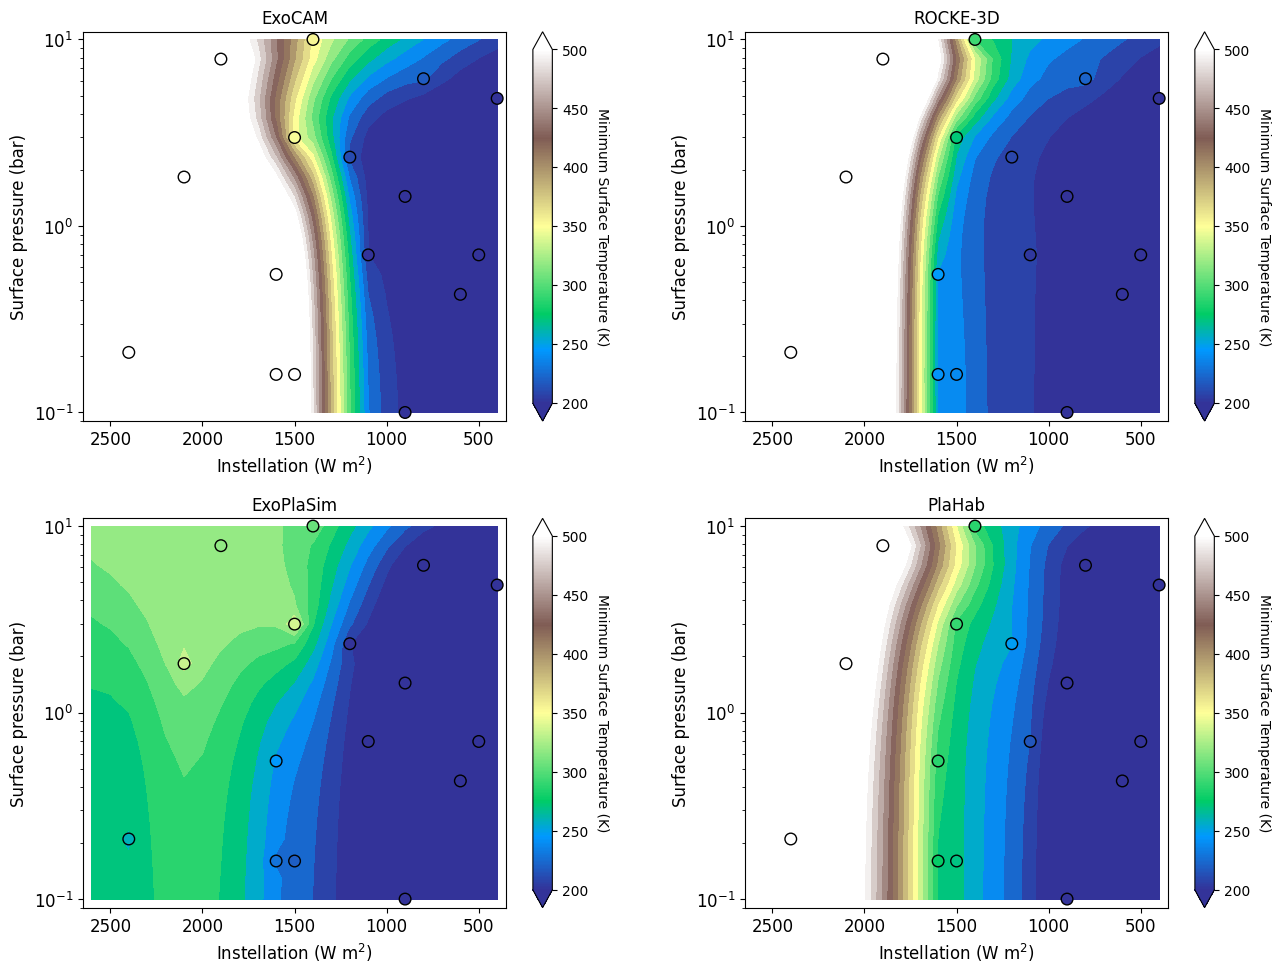

Write the Python code that produced this figure.
import numpy as np
import matplotlib as mpl
import matplotlib.pyplot as plt

from scipy.interpolate import CloughTocher2DInterpolator

import pykrige.kriging_tools as kt
from pykrige.ok import OrdinaryKriging
from pykrige.uk import UniversalKriging

runawaytemp = 600.0
contourmax  = 500.0
fluxscale   = 100

#flux = np.log( np.arange( 400, 2700, 100 ) )
#pn2  = np.log( np.array( [ 0.10, 0.13, 0.16, 0.21, 0.26, 0.34, 0.43, 0.55, 0.70, 0.89, 1.13, 1.44, 1.83, 2.34, 2.98, 3.79, 4.83, 6.16, 7.85, 10.0 ] ) )
flux = np.arange( 400, 2700, 100 ) / fluxscale
#flux = np.arange( 400, 2700, 100 )
pn2  = np.array( [ 0.10, 0.13, 0.16, 0.21, 0.26, 0.34, 0.43, 0.55, 0.70, 0.89, 1.13, 1.44, 1.83, 2.34, 2.98, 3.79, 4.83, 6.16, 7.85, 10.0 ] )

# QMC sequence 1 + sequence 2
#flux1  = np.log( np.array( [ 500, 1900, 2400, 1200, 1500, 2100, 1600, 800, 1100, 400, 900, 1500, 1600, 900, 600, 1400 ] ) )
#pres1  = np.log( np.array( [ 0.70, 7.85, 0.21, 2.34, 0.16, 1.83, 0.55, 6.16, 0.70, 4.83, 0.10, 2.98, 0.16, 1.44, 0.43, 10.0 ] ) )
flux1  = np.array( [ 500, 1900, 2400, 1200, 1500, 2100, 1600, 800, 1100, 400, 900, 1500, 1600, 900, 600, 1400 ] ) / fluxscale
#flux1  = np.array( [ 500, 1900, 2400, 1200, 1500, 2100, 1600, 800, 1100, 400, 900, 1500, 1600, 900, 600, 1400 ] )
pres1  = np.array( [ 0.70, 7.85, 0.21, 2.34, 0.16, 1.83, 0.55, 6.16, 0.70, 4.83, 0.10, 2.98, 0.16, 1.44, 0.43, 10.0 ] )

# Minimum Temperature from ExoPlaSim, ExoCAM, ROCKE-3D
plasim  = np.array( [ 124.6, 318.2, 259.5, 200.6, 219.0, 333.9, 245.5, 158.1, 182.1, 132.2, 133.5, 337.2, 229.0, 158.1, 122.5, 306.3 ] )
exocam  = np.array( [ 147.4, runawaytemp, runawaytemp, 211.1, runawaytemp, runawaytemp, runawaytemp, 218.2, 200.4, 166.5, 195.2, 348.2, runawaytemp, 183.2, 157.9, 353.8 ] )
rocke3d = 273.16 + np.array( [ -129.406, runawaytemp, runawaytemp, -64.612, -33.342, runawaytemp, -26.935, -51.890, -70.497, -97.390, -85.507, -0.835, -29.809, -85.369, -117.976, 20.372 ] )
plahab  = np.array( [ 150.0000, runawaytemp, runawaytemp, 247.8903, 269.2430, runawaytemp, 287.6475, 177.7665, 215.4244, 150.0000, 150.0000, 291.2116, 277.1293, 184.7641, 150.0000, 286.7990 ] )


# OPTIONAL: remove runaway cases
#runawaycases = np.where( exocam == runawaytemp )
#exocam = np.delete( exocam, runawaycases )
#plasim = np.delete( plasim, runawaycases )
#flux1  = np.delete( flux1,  runawaycases )
#pres1  = np.delete( pres1,  runawaycases )
#flux   = np.delete( flux, np.where( flux > 1500 ) )

#numplots = 2
#fig, (ax, ax2) = plt.subplots( 1, numplots, sharex=False, figsize = (15.0,4.75) )
#fig, (ax, ax2) = plt.subplots( 1, numplots, sharex=False, figsize = (14.0,4.75) )
#plt.rc('axes', titlesize=15)

fig, axd = plt.subplot_mosaic([['P1', 'P2' ],
                               ['P4', 'P5' ]],
                              figsize=(15.375, 11.375))
#fig, axd = plt.subplot_mosaic([['P1', 'P2', 'P3' ],
#                               ['P4', 'P5', 'P6' ]],
#                              figsize=(15.375, 9.375))

#cm = mpl.colormaps.get_cmap('cool')
cm = mpl.colormaps.get_cmap('terrain')

#--------------------------------------------------------------------
# ExoCAM Kriging

# OPTIONAL: set boundary condition for runaway at hot/high-pressure conditions 
#pres1  = np.append( pres1, 10.0 )
#flux1  = np.append( flux1, 2600 )
#exocam = np.append( exocam, runawaytemp )
#exocam = np.append( exocam, runawaytemp+100 )

OK = OrdinaryKriging(
    pres1,
    flux1,
    exocam,
    variogram_model="linear",
    verbose=True,
    enable_plotting=False,
    exact_values=True,
)

z1, ss = OK.execute("grid", pn2, flux)
xv, yv = np.meshgrid( pn2, flux )

#OK.display_variogram_model()

#--------------------------------------------------------------------
# ROCKE-3D Kriging

OK = OrdinaryKriging(
    pres1,
    flux1,
    rocke3d,
    variogram_model="linear",
    verbose=True,
    enable_plotting=False,
    exact_values=True,
)

R3_z1, R3_ss = OK.execute("grid", pn2, flux)

#--------------------------------------------------------------------
# ExoPlaSim Kriging

OK = OrdinaryKriging(
    pres1,
    flux1,
    plasim,
    variogram_model="linear",
    verbose=True,
    enable_plotting=False,
    exact_values=True,
)

#PlaSim_z1, PlaSim_ss = OK.execute("grid", pn2, np.log( flux ) )
PlaSim_z1, PlaSim_ss = OK.execute("grid", pn2, flux )

#xvPS, yvPS = np.meshgrid( pn2, flux )
#xvPS, yvPS = np.meshgrid( pn2, np.log( flux ) )

#OK.display_variogram_model()

#--------------------------------------------------------------------
# PlaHab Kriging

OK = OrdinaryKriging(
    pres1,
    flux1,
    plahab,
    variogram_model="linear",
    verbose=True,
    enable_plotting=False,
    exact_values=True,
)

PlaHab_z1, PlaHab_ss = OK.execute("grid", pn2, flux )

#--------------------------------------------------------------------
# Panel 1

#im1 = axd[ 'P1' ].contourf( yv, xv, z1, cmap=cm, levels=np.linspace(200,contourmax,20), extend='both' )
#im1 = axd[ 'P1' ].scatter( flux1, pres1, c=exocam, cmap=cm, vmin=200, vmax=contourmax, marker='o', s=70, edgecolors='k' )
im1 = axd[ 'P1' ].contourf( yv*fluxscale, xv, z1, cmap=cm, levels=np.linspace(200,contourmax,20), extend='both' )
im1 = axd[ 'P1' ].scatter( flux1*fluxscale, pres1, c=exocam, cmap=cm, vmin=200, vmax=contourmax, marker='o', s=70, edgecolors='k' )
#im1 = axd[ 'P1' ].contourf( yv, np.exp( xv ), z1, cmap=cm, levels=np.linspace(200,contourmax,20), extend='both' )
#im1 = axd[ 'P1' ].scatter( flux1, np.exp( pres1 ), c=exocam, cmap=cm, vmin=200, vmax=contourmax, marker='o', s=70, edgecolors='k' )
#im1 = axd[ 'P1' ].contourf( np.exp( yv ), np.exp( xv ), np.exp( z1 ), cmap=cm, levels=np.linspace(200,contourmax,20), extend='both' )
#im1 = axd[ 'P1' ].scatter( np.exp( flux1 ), np.exp( pres1 ), c=exocam, cmap=cm, vmin=200, vmax=contourmax, marker='o', s=70, edgecolors='k' )
#im1 = axd[ 'P1' ].contourf( np.exp( yv ), xv, z1, cmap=cm, levels=np.linspace(200,contourmax,20), extend='both' )
#im1 = axd[ 'P1' ].scatter( np.exp( flux1 ), pres1, c=exocam, cmap=cm, vmin=200, vmax=contourmax, marker='o', s=70, edgecolors='k' )
axd[ 'P1' ].tick_params( axis='x', labelsize=12 )
axd[ 'P1' ].tick_params( axis='y', labelsize=12 )
axd[ 'P1' ].set( title='ExoCAM' )
axd[ 'P1' ].set_xlabel( 'Instellation (W m$^2$)', fontsize = 12 )
axd[ 'P1' ].set_ylabel( 'Surface pressure (bar)', fontsize = 12 )
axd[ 'P1' ].set_yscale('log')
#axd[ 'P1' ].set_xlim( [ max( flux ) + 50, min( flux ) - 50 ] )
axd[ 'P1' ].set_ylim( [ min( pn2 )*0.9,  max( pn2  )*1.1 ] )
axd[ 'P1' ].set_xlim( [ max( flux*fluxscale ) + 50, min( flux*fluxscale ) - 50 ] )
#axd[ 'P1' ].set_xlim( [ max( np.exp( flux ) ) + 50, min( np.exp( flux ) ) - 50 ] )
#axd[ 'P1' ].set_ylim( [ min( np.exp( pn2 ) )*0.9,  max( np.exp( pn2 ) )*1.1 ] )

#--------------------------------------------------------------------
# Panel 2

#im2 = axd[ 'P2' ].contourf( yv, xv, R3_z1, cmap=cm, levels=np.linspace(200,contourmax,20), extend='both' )
#im2 = axd[ 'P2' ].scatter( flux1, pres1, c=rocke3d, cmap=cm, vmin=200, vmax=contourmax, marker='o', s=70, facecolors='k', edgecolors='k' )
im2 = axd[ 'P2' ].contourf( yv*fluxscale, xv, R3_z1, cmap=cm, levels=np.linspace(200,contourmax,20), extend='both' )
im2 = axd[ 'P2' ].scatter( flux1*fluxscale, pres1, c=rocke3d, cmap=cm, vmin=200, vmax=contourmax, marker='o', s=70, facecolors='k', edgecolors='k' )
#im2 = axd[ 'P2' ].contourf( yv, np.exp( xv ), R3_z1, cmap=cm, levels=np.linspace(200,contourmax,20), extend='both' )
#im2 = axd[ 'P2' ].scatter( flux1, np.exp( pres1 ), c=rocke3d, cmap=cm, vmin=200, vmax=contourmax, marker='o', s=70, facecolors='k', edgecolors='k' )
#im2 = axd[ 'P2' ].contourf( np.exp( yv ), np.exp( xv ), R3_z1, cmap=cm, levels=np.linspace(200,contourmax,20), extend='both' )
#im2 = axd[ 'P2' ].scatter( np.exp( flux1 ), np.exp( pres1 ), c=rocke3d, cmap=cm, vmin=200, vmax=contourmax, marker='o', s=70, facecolors='k', edgecolors='k' )
#im2 = axd[ 'P2' ].contourf( np.exp( yv ), xv, R3_z1, cmap=cm, levels=np.linspace(200,contourmax,20), extend='both' )
#im2 = axd[ 'P2' ].scatter( np.exp( flux1 ), pres1, c=rocke3d, cmap=cm, vmin=200, vmax=contourmax, marker='o', s=70, facecolors='k', edgecolors='k' )
axd[ 'P2' ].set_xlabel( 'Instellation (W m$^2$)', fontsize = 12 )
axd[ 'P2' ].tick_params( axis='x', labelsize=12 )
axd[ 'P2' ].tick_params( axis='y', labelsize=12 )
axd[ 'P2' ].set( title='ROCKE-3D' )
axd[ 'P2' ].set_xlabel( 'Instellation (W m$^2$)', fontsize = 12 )
axd[ 'P2' ].set_ylabel( 'Surface pressure (bar)', fontsize = 12 )
axd[ 'P2' ].set_yscale('log')
#axd[ 'P2' ].set_xlim( [ max( flux ) + 50, min( flux ) - 50 ] )
axd[ 'P2' ].set_xlim( [ max( flux*fluxscale ) + 50, min( flux*fluxscale ) - 50 ] )
axd[ 'P2' ].set_ylim( [ min( pn2 )*0.9,  max( pn2  )*1.1 ] )
#axd[ 'P2' ].set_xlim( [ max( np.exp( flux ) ) + 50, min( np.exp( flux ) ) - 50 ] )
#axd[ 'P2' ].set_ylim( [ min( np.exp( pn2 ) )*0.9,  max( np.exp( pn2 ) )*1.1 ] )

#--------------------------------------------------------------------
# Panel 3

#im2 = axd[ 'P4' ].contourf( yv, xv, PlaSim_z1, cmap=cm, levels=np.linspace(200,contourmax,20), extend='both' )
#im2 = axd[ 'P4' ].scatter( flux1, pres1, c=plasim, cmap=cm, vmin=200, vmax=contourmax, marker='o', s=70, facecolors='k', edgecolors='k' )
im2 = axd[ 'P4' ].contourf( yv*fluxscale, xv, PlaSim_z1, cmap=cm, levels=np.linspace(200,contourmax,20), extend='both' )
im2 = axd[ 'P4' ].scatter( flux1*fluxscale, pres1, c=plasim, cmap=cm, vmin=200, vmax=contourmax, marker='o', s=70, facecolors='k', edgecolors='k' )
#im2 = axd[ 'P4' ].contourf( yv, np.exp( xv ), PlaSim_z1, cmap=cm, levels=np.linspace(200,contourmax,20), extend='both' )
#im2 = axd[ 'P4' ].scatter( flux1, np.exp( pres1 ), c=plasim, cmap=cm, vmin=200, vmax=contourmax, marker='o', s=70, facecolors='k', edgecolors='k' )
#im2 = axd[ 'P4' ].contourf( np.exp( yv ), np.exp( xv ), PlaSim_z1, cmap=cm, levels=np.linspace(200,contourmax,20), extend='both' )
#im2 = axd[ 'P4' ].scatter( np.exp( flux1 ), np.exp( pres1 ), c=plasim, cmap=cm, vmin=200, vmax=contourmax, marker='o', s=70, facecolors='k', edgecolors='k' )
#im2 = axd[ 'P4' ].contourf( np.exp( yv ), xv, PlaSim_z1, cmap=cm, levels=np.linspace(200,contourmax,20), extend='both' )
#im2 = axd[ 'P4' ].scatter( np.exp( flux1 ), pres1, c=plasim, cmap=cm, vmin=200, vmax=contourmax, marker='o', s=70, facecolors='k', edgecolors='k' )
axd[ 'P4' ].set_xlabel( 'Instellation (W m$^2$)', fontsize = 12 )
axd[ 'P4' ].tick_params( axis='x', labelsize=12 )
axd[ 'P4' ].tick_params( axis='y', labelsize=12 )
axd[ 'P4' ].set( title='ExoPlaSim' )
axd[ 'P4' ].set_xlabel( 'Instellation (W m$^2$)', fontsize = 12 )
axd[ 'P4' ].set_ylabel( 'Surface pressure (bar)', fontsize = 12 )
axd[ 'P4' ].set_yscale('log')
#axd[ 'P4' ].set_xlim( [ max( flux ) + 50, min( flux ) - 50 ] )
axd[ 'P4' ].set_xlim( [ max( flux*fluxscale ) + 50, min( flux*fluxscale ) - 50 ] )
axd[ 'P4' ].set_ylim( [ min( pn2 )*0.9,  max( pn2  )*1.1 ] )
#axd[ 'P4' ].set_xlim( [ max( np.exp( flux ) ) + 50, min( np.exp( flux ) ) - 50 ] )
#axd[ 'P4' ].set_ylim( [ min( np.exp( pn2 ) )*0.9,  max( np.exp( pn2 ) )*1.1 ] )

#--------------------------------------------------------------------
# Panel 4

#im2 = axd[ 'P5' ].contourf( yv, xv, PlaHab_z1, cmap=cm, levels=np.linspace(200,contourmax,20), extend='both' )
#im2 = axd[ 'P5' ].scatter( flux1, pres1, c=plahab, cmap=cm, vmin=200, vmax=contourmax, marker='o', s=70, facecolors='k', edgecolors='k' )
im2 = axd[ 'P5' ].contourf( yv*fluxscale, xv, PlaHab_z1, cmap=cm, levels=np.linspace(200,contourmax,20), extend='both' )
im2 = axd[ 'P5' ].scatter( flux1*fluxscale, pres1, c=plahab, cmap=cm, vmin=200, vmax=contourmax, marker='o', s=70, facecolors='k', edgecolors='k' )
#im2 = axd[ 'P5' ].contourf( yv, np.exp( xv ), PlaHab_z1, cmap=cm, levels=np.linspace(200,contourmax,20), extend='both' )
#im2 = axd[ 'P5' ].scatter( flux1, np.exp( pres1 ), c=plahab, cmap=cm, vmin=200, vmax=contourmax, marker='o', s=70, facecolors='k', edgecolors='k' )
#im2 = axd[ 'P5' ].contourf( np.exp( yv ), np.exp( xv ), PlaHab_z1, cmap=cm, levels=np.linspace(200,contourmax,20), extend='both' )
#im2 = axd[ 'P5' ].scatter( np.exp( flux1 ), np.exp( pres1 ), c=plahab, cmap=cm, vmin=200, vmax=contourmax, marker='o', s=70, facecolors='k', edgecolors='k' )
#im2 = axd[ 'P5' ].contourf( np.exp( yv ), xv, PlaHab_z1, cmap=cm, levels=np.linspace(200,contourmax,20), extend='both' )
#im2 = axd[ 'P5' ].scatter( np.exp( flux1 ), pres1, c=plahab, cmap=cm, vmin=200, vmax=contourmax, marker='o', s=70, facecolors='k', edgecolors='k' )
axd[ 'P5' ].set_xlabel( 'Instellation (W m$^2$)', fontsize = 12 )
axd[ 'P5' ].tick_params( axis='x', labelsize=12 )
axd[ 'P5' ].tick_params( axis='y', labelsize=12 )
axd[ 'P5' ].set( title='PlaHab' )
axd[ 'P5' ].set_xlabel( 'Instellation (W m$^2$)', fontsize = 12 )
axd[ 'P5' ].set_ylabel( 'Surface pressure (bar)', fontsize = 12 )
axd[ 'P5' ].set_yscale('log')
#axd[ 'P5' ].set_xlim( [ max( flux ) + 50, min( flux ) - 50 ] )
axd[ 'P5' ].set_xlim( [ max( flux*fluxscale ) + 50, min( flux*fluxscale ) - 50 ] )
axd[ 'P5' ].set_ylim( [ min( pn2 )*0.9,  max( pn2  )*1.1 ] )
#axd[ 'P5' ].set_xlim( [ max( np.exp( flux ) ) + 50, min( np.exp( flux ) ) - 50 ] )
#axd[ 'P5' ].set_ylim( [ min( np.exp( pn2 ) )*0.9,  max( np.exp( pn2 ) )*1.1 ] )

#--------------------------------------------------------------------
# Finalize

cb1 = fig.colorbar( im1, ax=axd[ 'P1' ], extend='both' )
cb2 = fig.colorbar( im2, ax=axd[ 'P2' ], extend='both', ticks=np.arange( 200, contourmax + 50, 50 ) )
cb4 = fig.colorbar( im1, ax=axd[ 'P4' ], extend='both' )
cb5 = fig.colorbar( im2, ax=axd[ 'P5' ], extend='both', ticks=np.arange( 200, contourmax + 50, 50 ) )

cb1.ax.get_yaxis().labelpad = 15
cb1.set_label( 'Minimum Surface Temperature (K)', rotation=270 )
cb2.ax.get_yaxis().labelpad = 15
cb2.set_label( 'Minimum Surface Temperature (K)', rotation=270 )
cb4.ax.get_yaxis().labelpad = 15
cb4.set_label( 'Minimum Surface Temperature (K)', rotation=270 )
cb5.ax.get_yaxis().labelpad = 15
cb5.set_label( 'Minimum Surface Temperature (K)', rotation=270 )

fig.subplots_adjust( wspace = 0.25, hspace = 0.25 )

fig.savefig( "fig_interpolation_tempmin.png", bbox_inches='tight' )
fig.savefig( "fig_interpolation_tempmin.eps", bbox_inches='tight' )
#plt.show()
